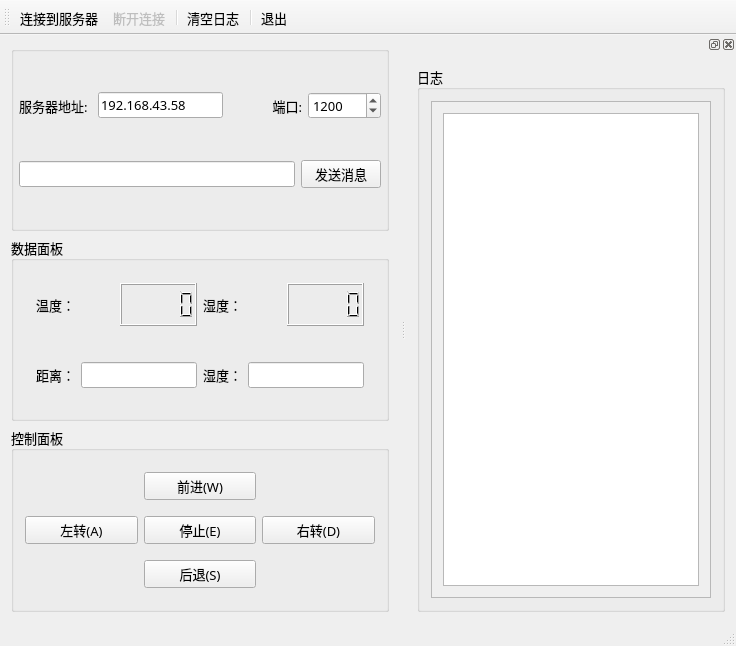
<?xml version="1.0" encoding="UTF-8"?>
<ui version="4.0">
 <class>MainWindow</class>
 <widget class="QMainWindow" name="MainWindow">
  <property name="geometry">
   <rect>
    <x>0</x>
    <y>0</y>
    <width>736</width>
    <height>646</height>
   </rect>
  </property>
  <property name="sizePolicy">
   <sizepolicy hsizetype="Preferred" vsizetype="Preferred">
    <horstretch>0</horstretch>
    <verstretch>0</verstretch>
   </sizepolicy>
  </property>
  <property name="font">
   <font>
    <family>宋体</family>
    <pointsize>10</pointsize>
   </font>
  </property>
  <property name="windowTitle">
   <string>TCP Client</string>
  </property>
  <property name="windowIcon">
   <iconset resource="res.qrc">
    <normaloff>:/icons/assets/logo.png</normaloff>:/icons/assets/logo.png</iconset>
  </property>
  <widget class="QWidget" name="centralWidget">
   <layout class="QGridLayout" name="gridLayout_2">
    <item row="1" column="0">
     <widget class="QGroupBox" name="groupBox_3">
      <property name="title">
       <string>数据面板</string>
      </property>
      <layout class="QGridLayout" name="gridLayout">
       <item row="1" column="0">
        <widget class="QWidget" name="widget_2" native="true">
         <layout class="QHBoxLayout" name="horizontalLayout_4">
          <item>
           <widget class="QLabel" name="label_5">
            <property name="text">
             <string>距离：</string>
            </property>
           </widget>
          </item>
          <item>
           <widget class="QLineEdit" name="lineEdit_2"/>
          </item>
          <item>
           <widget class="QLabel" name="label_6">
            <property name="text">
             <string>湿度：</string>
            </property>
           </widget>
          </item>
          <item>
           <widget class="QLineEdit" name="lineEdit_3"/>
          </item>
         </layout>
        </widget>
       </item>
       <item row="0" column="0">
        <widget class="QWidget" name="widget" native="true">
         <layout class="QHBoxLayout" name="horizontalLayout_3">
          <item>
           <widget class="QLabel" name="label_3">
            <property name="text">
             <string>温度：</string>
            </property>
           </widget>
          </item>
          <item>
           <widget class="QLCDNumber" name="lcdTemperature"/>
          </item>
          <item>
           <widget class="QLabel" name="label_4">
            <property name="text">
             <string>湿度：</string>
            </property>
           </widget>
          </item>
          <item>
           <widget class="QLCDNumber" name="lcdTemperature_2"/>
          </item>
         </layout>
        </widget>
       </item>
      </layout>
     </widget>
    </item>
    <item row="0" column="0">
     <widget class="QGroupBox" name="groupBox">
      <property name="title">
       <string/>
      </property>
      <layout class="QVBoxLayout" name="verticalLayout">
       <property name="spacing">
        <number>3</number>
       </property>
       <property name="leftMargin">
        <number>5</number>
       </property>
       <property name="topMargin">
        <number>2</number>
       </property>
       <property name="rightMargin">
        <number>5</number>
       </property>
       <property name="bottomMargin">
        <number>2</number>
       </property>
       <item>
        <layout class="QHBoxLayout" name="horizontalLayout_2">
         <item>
          <widget class="QLabel" name="label">
           <property name="text">
            <string>服务器地址:</string>
           </property>
           <property name="buddy">
            <cstring>label</cstring>
           </property>
          </widget>
         </item>
         <item>
          <widget class="QLineEdit" name="lineEdit">
           <property name="sizePolicy">
            <sizepolicy hsizetype="Fixed" vsizetype="Fixed">
             <horstretch>0</horstretch>
             <verstretch>0</verstretch>
            </sizepolicy>
           </property>
           <property name="text">
            <string>192.168.43.58</string>
           </property>
          </widget>
         </item>
         <item>
          <widget class="QLabel" name="label_2">
           <property name="text">
            <string>端口:</string>
           </property>
           <property name="alignment">
            <set>Qt::AlignRight|Qt::AlignTrailing|Qt::AlignVCenter</set>
           </property>
           <property name="buddy">
            <cstring>label_2</cstring>
           </property>
          </widget>
         </item>
         <item>
          <widget class="QSpinBox" name="spinPort">
           <property name="minimumSize">
            <size>
             <width>0</width>
             <height>0</height>
            </size>
           </property>
           <property name="minimum">
            <number>1</number>
           </property>
           <property name="maximum">
            <number>65535</number>
           </property>
           <property name="value">
            <number>1200</number>
           </property>
          </widget>
         </item>
        </layout>
       </item>
       <item>
        <layout class="QHBoxLayout" name="horizontalLayout">
         <item>
          <widget class="QLineEdit" name="editMsg"/>
         </item>
         <item>
          <widget class="QPushButton" name="btnSend">
           <property name="text">
            <string>发送消息</string>
           </property>
           <property name="shortcut">
            <string>Return</string>
           </property>
          </widget>
         </item>
        </layout>
       </item>
      </layout>
     </widget>
    </item>
    <item row="2" column="0">
     <widget class="QGroupBox" name="groupBox_4">
      <property name="title">
       <string>控制面板</string>
      </property>
      <layout class="QGridLayout" name="gridLayout_5">
       <item row="0" column="1">
        <widget class="QPushButton" name="btnW">
         <property name="text">
          <string>前进(W)</string>
         </property>
         <property name="shortcut">
          <string>W</string>
         </property>
        </widget>
       </item>
       <item row="1" column="0">
        <widget class="QPushButton" name="btnA">
         <property name="text">
          <string>左转(A)</string>
         </property>
         <property name="shortcut">
          <string>A</string>
         </property>
        </widget>
       </item>
       <item row="1" column="1">
        <widget class="QPushButton" name="btnE">
         <property name="text">
          <string>停止(E)</string>
         </property>
         <property name="shortcut">
          <string>E</string>
         </property>
        </widget>
       </item>
       <item row="1" column="2">
        <widget class="QPushButton" name="btnD">
         <property name="text">
          <string>右转(D)</string>
         </property>
         <property name="shortcut">
          <string>D</string>
         </property>
        </widget>
       </item>
       <item row="2" column="1">
        <widget class="QPushButton" name="btnS">
         <property name="text">
          <string>后退(S)</string>
         </property>
         <property name="shortcut">
          <string>S</string>
         </property>
        </widget>
       </item>
      </layout>
     </widget>
    </item>
   </layout>
  </widget>
  <widget class="QMenuBar" name="menuBar">
   <property name="geometry">
    <rect>
     <x>0</x>
     <y>0</y>
     <width>736</width>
     <height>26</height>
    </rect>
   </property>
  </widget>
  <widget class="QToolBar" name="mainToolBar">
   <property name="toolButtonStyle">
    <enum>Qt::ToolButtonTextUnderIcon</enum>
   </property>
   <attribute name="toolBarArea">
    <enum>TopToolBarArea</enum>
   </attribute>
   <attribute name="toolBarBreak">
    <bool>false</bool>
   </attribute>
   <addaction name="actConnect"/>
   <addaction name="actDisconnect"/>
   <addaction name="separator"/>
   <addaction name="actClear"/>
   <addaction name="separator"/>
   <addaction name="actQuit"/>
  </widget>
  <widget class="QStatusBar" name="statusBar"/>
  <widget class="QDockWidget" name="dockWidget">
   <attribute name="dockWidgetArea">
    <number>2</number>
   </attribute>
   <widget class="QWidget" name="dockWidgetContents">
    <layout class="QGridLayout" name="gridLayout_3">
     <item row="0" column="0">
      <widget class="QGroupBox" name="groupBox_2">
       <property name="title">
        <string>日志</string>
       </property>
       <layout class="QVBoxLayout" name="verticalLayout_2">
        <item>
         <widget class="QScrollArea" name="scrollArea">
          <property name="widgetResizable">
           <bool>true</bool>
          </property>
          <widget class="QWidget" name="scrollAreaWidgetContents">
           <property name="geometry">
            <rect>
             <x>0</x>
             <y>0</y>
             <width>242</width>
             <height>458</height>
            </rect>
           </property>
           <layout class="QGridLayout" name="gridLayout_4">
            <item row="0" column="0">
             <widget class="QPlainTextEdit" name="logText"/>
            </item>
           </layout>
          </widget>
         </widget>
        </item>
       </layout>
      </widget>
     </item>
    </layout>
   </widget>
  </widget>
  <action name="actConnect">
   <property name="icon">
    <iconset resource="res.qrc">
     <normaloff>:/icons/assets/connect.png</normaloff>:/icons/assets/connect.png</iconset>
   </property>
   <property name="text">
    <string>连接到服务器</string>
   </property>
   <property name="toolTip">
    <string>连接到TCP服务器</string>
   </property>
  </action>
  <action name="actDisconnect">
   <property name="enabled">
    <bool>false</bool>
   </property>
   <property name="icon">
    <iconset resource="res.qrc">
     <normaloff>:/icons/assets/disconnect.png</normaloff>:/icons/assets/disconnect.png</iconset>
   </property>
   <property name="text">
    <string>断开连接</string>
   </property>
   <property name="toolTip">
    <string>断开TCP连接</string>
   </property>
  </action>
  <action name="actQuit">
   <property name="icon">
    <iconset resource="res.qrc">
     <normaloff>:/icons/assets/exit.png</normaloff>:/icons/assets/exit.png</iconset>
   </property>
   <property name="text">
    <string>退出</string>
   </property>
   <property name="toolTip">
    <string>退出本窗口</string>
   </property>
  </action>
  <action name="actClear">
   <property name="icon">
    <iconset resource="res.qrc">
     <normaloff>:/icons/assets/clear.png</normaloff>:/icons/assets/clear.png</iconset>
   </property>
   <property name="text">
    <string>清空日志</string>
   </property>
   <property name="toolTip">
    <string>清空文本框</string>
   </property>
  </action>
 </widget>
 <layoutdefault spacing="6" margin="11"/>
 <resources>
  <include location="res.qrc"/>
 </resources>
 <connections>
  <connection>
   <sender>actQuit</sender>
   <signal>triggered()</signal>
   <receiver>MainWindow</receiver>
   <slot>close()</slot>
   <hints>
    <hint type="sourcelabel">
     <x>-1</x>
     <y>-1</y>
    </hint>
    <hint type="destinationlabel">
     <x>326</x>
     <y>237</y>
    </hint>
   </hints>
  </connection>
 </connections>
</ui>
